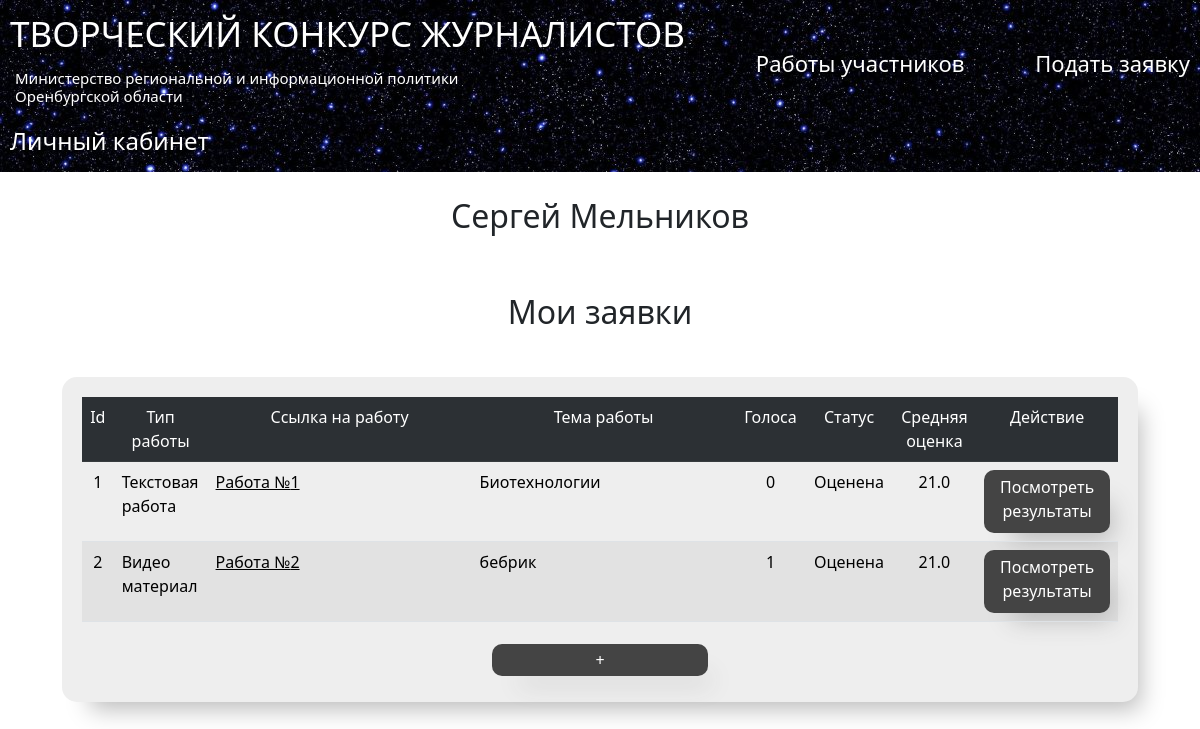
/cabinet (signed in), run on an earlier commit of the app's database.
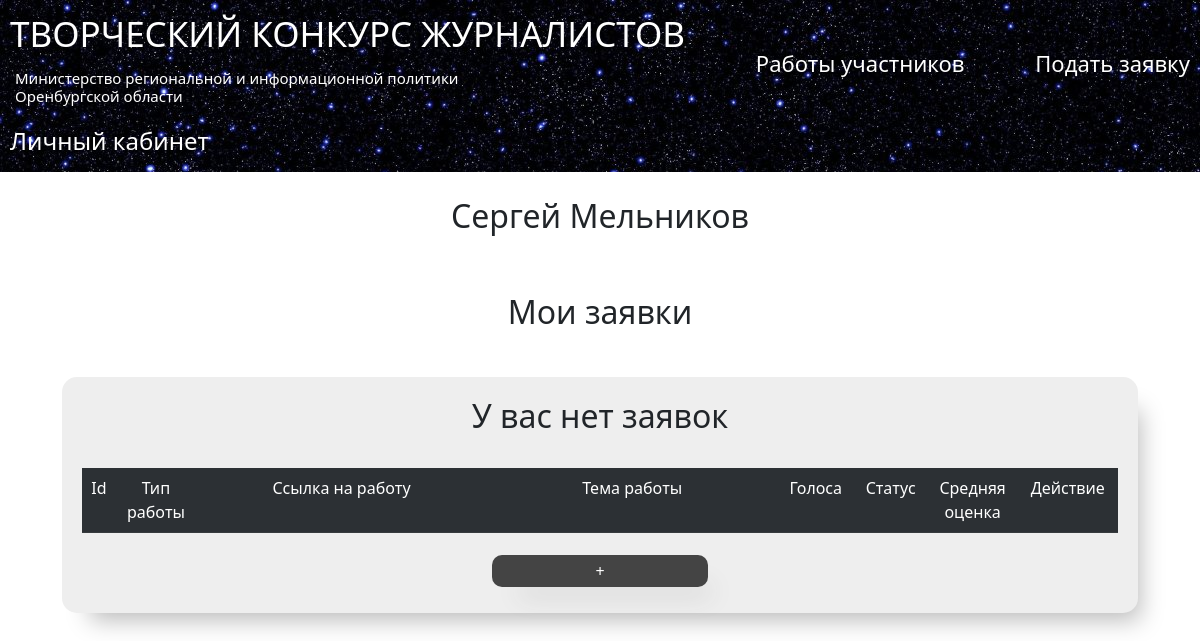
And on a later commit of the database.
### data/users.py (models this page shows, shortened)
class User(SqlAlchemyBase, UserMixin, SerializerMixin):
    __tablename__ = 'users'
    id = sqlalchemy.Column(sqlalchemy.Integer,
                           primary_key=True, autoincrement=True)
    surname = sqlalchemy.Column(sqlalchemy.String, nullable=True)
    name = sqlalchemy.Column(sqlalchemy.String, nullable=True)
    position = sqlalchemy.Column(sqlalchemy.String, nullable=True)
    email = sqlalchemy.Column(sqlalchemy.String,
                              index=True, unique=True, nullable=True)
    password = sqlalchemy.Column(sqlalchemy.String, nullable=True)
    proposals = sqlalchemy.Column(sqlalchemy.String, nullable=True)
    @property
    def proposals_list(self):
        return json.loads(self.proposals)['proposals']

### data/proposals.py (models this page shows, shortened)
class Proposal(SqlAlchemyBase, UserMixin, SerializerMixin):
    __tablename__ = 'proposal'
    id = sqlalchemy.Column(sqlalchemy.Integer,
                           primary_key=True, autoincrement=True)
    type = sqlalchemy.Column(sqlalchemy.String, nullable=True)
    file = sqlalchemy.Column(sqlalchemy.String, nullable=True)
    evaluation = sqlalchemy.Column(sqlalchemy.String, nullable=True)
    lowering_criteria = sqlalchemy.Column(sqlalchemy.String, nullable=True)
    status = sqlalchemy.Column(sqlalchemy.String, nullable=True)
    likes = sqlalchemy.Column(sqlalchemy.Integer, nullable=True)
    user_data = sqlalchemy.Column(sqlalchemy.String, nullable=True)
    experts_rates = sqlalchemy.Column(sqlalchemy.String, nullable=True)
    @property
    def theme(self):
        return self.user_data_dict.get("theme")
    @property
    def evaluation_dict(self):
        return json.loads(self.evaluation)
    @property
    def user_data_dict(self):
        return json.loads(self.user_data)
    @property
    def experts_list(self):
        return json.loads(self.experts_rates)["expert_ids"]
    @property
    def lowering_criteria_dict(self):
        return json.loads(self.lowering_criteria)
    @property
    def rated_at_least_one(self):
        return len(self.experts_list) >= 1
    @property
    def average_score(self):
        sum = 0
        for score in self.merge_ratings:
            sum += score[3]
        return round(sum / len(self.merge_ratings),2)
    @property
    def merge_ratings(self):
        ratings = self.evaluation_dict["ratings"]
        lowering_ratings = self.lowering_criteria_dict["ratings"]
        merged_ratings = []
        for index in range(len(ratings)):
            merged_ratings.append((ratings[index],lowering_ratings[index],ratings[index]["expert"],
                                   sum(list(ratings[index].values())[:-1]) \
                                   - sum(list(lowering_ratings[index].values())[:-1])))
        return merged_ratings

### main.py (the view)
@app.route('/cabinet', methods=['GET', 'POST'])
@login_required
def cabinet():
    db_sess = db_session.create_session()
    my_proposals_ids = current_user.proposals_list
    my_proposals = []
    for proposal_id in my_proposals_ids:
        my_proposals.append(db_sess.query(Proposal).filter(Proposal.id == proposal_id).first())
    return render_template('cabinet.html',
                           stage=competition_stage,
                           proposals=my_proposals,
                           is_empty=len(my_proposals)==0)

### data/db_session.py (called while the page is built)
def create_session() -> Session:
    global __factory
    return __factory()

### main.py (called while the page is built)
@login_manager.user_loader
def load_user(user_id):  # find user in database
    db_sess = db_session.create_session()
    return db_sess.query(User).get(user_id)

### templates/cabinet.html (shortened to what this page needs)
{% extends "base.html" %}
{% block content %}
{% set TYPES  = {"text": "Текстовая работа", "video": "Видео материал"} %}
<h2 align="center" style = "padding: 25px">{{current_user.name}} {{current_user.surname}}</h2>
<h2 align="center" style = "padding: 25px">Мои заявки</h2>
{% if not is_empty%}
<div class="table_container panel_news">
     <table class="table table-striped table-hover">
        <tr class="my_row">
            <td class="table-dark" width="2%" bgcolor="#dddddd" align="center">Id</td>
            <td class="table-dark" width="5%" bgcolor="#dddddd" align="center">Тип работы</td>
            <td class="table-dark" width="25%" bgcolor="#dddddd" align="center">Ссылка на работу</td>
            <td class="table-dark" width="25%" bgcolor="#dddddd" align="center">Тема работы</td>
            <td class="table-dark" width="6%" bgcolor="#dddddd" align="center">Голоса</td>
            <td class="table-dark" width="6%" bgcolor="#dddddd" align="center">Статус</td>
            <td class="table-dark" width="6%" bgcolor="#dddddd" align="center">Средняя оценка</td>
            <td class="table-dark" width="8%" bgcolor="#dddddd" align="center">Действие</td>
        </tr>
        {% for proposal in proposals %}
                {%  set color = "#d0daed" %}
                {% set text_color = "#000" %}
        <tr class="my_row">
            <td class="ordinary" bgcolor ={{color}} align="center" style="color:{{text_color}}">{{ proposal.id }}</td>
            <td class="ordinary" bgcolor ={{color}} style="color:{{text_color}}">{{ TYPES[proposal.type] }}</td>
            <td><a class="anchor" href="{{proposal.file}}">Работа №{{ proposal.id }}</a></td>
            <td class="ordinary" bgcolor ={{color}} style="color:{{text_color}}">{{ proposal.theme }}</td>
            <td class="ordinary" bgcolor ={{color}} align="center" style="color:{{text_color}}">{{ proposal.likes }}</td>
            <td class="ordinary" bgcolor ={{color}} align="center" style="color:{{text_color}}">{{ STATUSES[proposal.status] }}</td>
            <td class="ordinary" bgcolor ={{color}} align="center" style="color:{{text_color}}">
                {% if proposal.rated_at_least_one%}
                <div>    {{proposal.average_score}}</div>
                {% else%}
                <div> Не оценена</div>
                {% endif %}
            </td>
            <td class="ordinary" bgcolor ={{color}} align="center" style="color:{{text_color}}">
                {% if proposal.rated_at_least_one%}
                <div class="btn_dark">       <a href="/proposals/view/{{ proposal.id }}" style = "text-decoration : none; color: #ffffff" >Посмотреть результаты</a>
                </div>
                {% else %}
                <div>   Еще не один эксперт не проверил работу
                </div>
                {% endif %}
            </td>
        </tr>
        {% endfor %}
    </table>
    <div align="center" style="padding: 10px 0px">
                    <a align="center" href="/add_proposal " class="btn_dark" style="padding: .5% 10%" >+</a>
                </div>
</div>
{% else %}
<div class="panel_news">
<h2 style="text-align: center"> У вас нет заявок </h2>
<div class="table_container">
     <table class="table table-striped table-hover">
        <tr class="my_row">
            <td class="table-dark" width="2%" bgcolor="#dddddd" align="center">Id</td>
            <td class="table-dark" width="5%" bgcolor="#dddddd" align="center">Тип работы</td>
            <td class="table-dark" width="25%" bgcolor="#dddddd" align="center">Ссылка на работу</td>
            <td class="table-dark" width="25%" bgcolor="#dddddd" align="center">Тема работы</td>
            <td class="table-dark" width="6%" bgcolor="#dddddd" align="center">Голоса</td>
            <td class="table-dark" width="6%" bgcolor="#dddddd" align="center">Статус</td>
            <td class="table-dark" width="6%" bgcolor="#dddddd" align="center">Средняя оценка</td>
            <td class="table-dark" width="8%" bgcolor="#dddddd" align="center">Действие</td>
        </tr>
     </table>
</div>
            <div align="center" style="padding: 10px 0px">
                    <a align="center" href="/add_proposal " class="btn_dark" style="padding: .5% 10%" >+</a>
                </div>
</div>
{% endif%}
{% endblock %}

### templates/base.html (shortened to what this page needs)
<!DOCTYPE html>
<html lang="en">
<head>
    <link rel="stylesheet" type="text/css" href="/static/css/style.css" />
    <link href="https://cdn.jsdelivr.net/npm/bootstrap@5.2.3/dist/css/bootstrap.min.css" rel="stylesheet">
</head>
  <body>
    <header>
        <nav class="navbar">
            <div>
                <h1 style="color:#ffffff"><a class="navbar-link_MAIN" href="/">ТВОРЧЕСКИЙ КОНКУРС ЖУРНАЛИСТОВ</a> </h1>
                <h3 style="color:#ffffff" class = "navbar_notlink">Министерство региональной и информационной политики<br> Оренбургской области</h3>
            </div>
          <a class="navbar-link" href="/proposals">Работы участников</a>
          <a class="navbar-link" href="/add_proposal">Подать заявку</a>
            {% if current_user.is_authenticated %}
            <div style="margin:0px 10px 0px 0px" class="dropdown">
                <button class="dropbtn">Личный кабинет</button>
            </div>
            {% else %}
            <a class="navbar-link" href="/login" style="margin:0px 10px 0px 0px">Войти</a>
            {% endif %}
        </nav>
    </header>
    <main role="main" class="container">
        {% set STATUSES  = {"not_moderated": "Не проверена модерацией","waiting_verification": "Ожидает оценивания", "verified": "Оценена", "aborted":  "Не прошла модерацию"} %}
        {% block content %}
        {% endblock %}
    </main>
  </body>
</html>

### static/css/style.css (style rules this page uses)
html { font-size: 16px; }
.navbar-link { font-size: 22px; color: #ffffff; text-decoration : none; padding: 5px 10px 5px 10px ; }
.navbar { padding : 15px; background: transparent; background-image: url(/static/1.jpg); }
.table-dark { text-align : center; background-color : #141414; }
.table_container { padding-top: 25px; }
.navbar-link_MAIN { font-size: 35px; color: #ffffff; text-decoration : none; padding: 5px 10px 5px 10px ; }
.btn_dark { box-shadow: 15px 20px 25px -13px #bababa; background-color: #141414; padding: 5px 15px 10px 15px; text-decoration : none; color: #ffffff; border-radius: 10px; background-color: #444444; }
.dropbtn { background-color: #141414; color: white; padding: 5px 10px 5px 10px ; font-size: 24px; border: none; border-radius: 10px 10px 0px 0px; background-color: transparent; }
.dropdown { position: relative; display: inline-block; }
.navbar_notlink { font-size: 15px; color: #ffffff; text-decoration : none; padding: 5px 10px 5px 15px ; }

### templates/cabinet.html (style rules this page uses)
.panel_news { background-color: #EEEEEE; box-shadow: 15px 20px 25px -13px #bababa; border: 1.5px; border-radius: 15px; padding:20px; margin:20px; }

What changed in the data, as far as the page shows it:
no longer on this page (row edited): Proposal: id "1", type "Текстовая работа", theme "Биотехнологии", likes "0", status "Оценена", average_score "21.0"
no longer on this page (row edited): Proposal: id "2", type "Видео материал", theme "бебрик", likes "1", status "Оценена", average_score "21.0"
Also different on the page:
text now shown: "У вас нет заявок"
